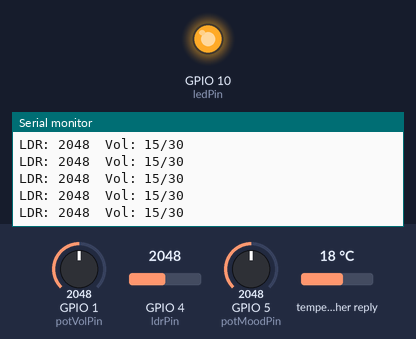
A sketch run on a simulated ESP32-S3. Shown: output pins drawn as LEDs (lit = HIGH), the last lines printed to the serial monitor. The test bench sets the inputs (shaded band); at power-on: GPIO 4 (ldrPin) = 2048, GPIO 1 (potVolPin) = 2048, GPIO 5 (potMoodPin) = 2048, temperature in the weather reply 18 °C. WiFi joins after 1.5 s; servers stay silent unless stated; the audio player accepts every command and is not drawn; web services answer with replies made up by the test bench.

Above: at 4.3 s.
4.4 s: GPIO 4 (ldrPin) set to 754
At 4.75 s:
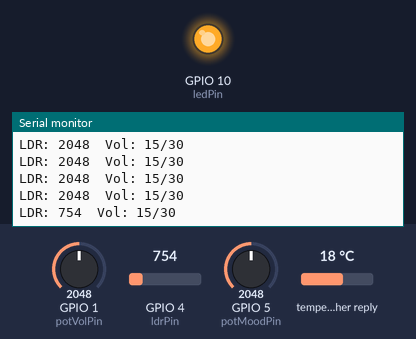
5.9 s: GPIO 4 (ldrPin) set to 671
At 6.23 s:
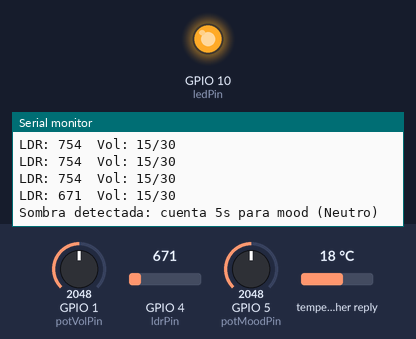
Timing chart, 0 to 8.9 s (numbered marks = the images above; inputs shaded):
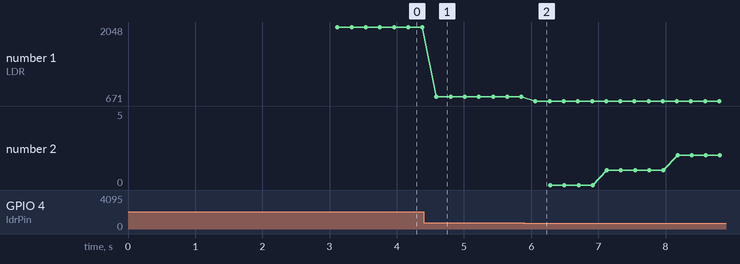

Measured:
- the behaviour switches between 700 and 699 on GPIO 4 (ldrPin) (found by bisection; images 1 and 2)
- after the input at 4.4 s, the serial monitor: prints a new line after 0.19 s (image 1)
- after the input at 5.9 s, the serial monitor: prints a new line after 0.16 s (image 2)
- plotted number 1: 2048 → 754 after the input at 4.4 s, 754 → 671 after the input at 5.9 s

The sketch:

nido_ultimo.ino
```cpp
#include <WiFi.h>
#include <HTTPClient.h>
#include <ArduinoJson.h>
#include <HardwareSerial.h>
#include <DFRobotDFPlayerMini.h>

// ——— Credenciales Wi-Fi y OpenWeather ———
const char* ssid     = "Red Alumnos Libre";
const char* password = "";
const char* apiKey   = "d762ca7bedb7ea912b92a928f0dc236e";

// ——— Pines ———
const int ledPin     = 10;    // LED siempre ENCENDIDO apuntando al LDR
const int ldrPin     = A3;    // LDR en divisor
const int potMoodPin = A4;    // potenciómetro lineal para mood/track
const int potVolPin  = A0;    // potenciómetro circular para volumen
const int threshold  = 700;   // umbral LDR

// ——— DFPlayer ———
HardwareSerial      dfSerial(1);  // RX=GPIO2, TX=GPIO1
DFRobotDFPlayerMini dfPlayer;
bool                dfReady = false;

// ——— Control reproducción ———
bool      waiting       = false;
unsigned long waitStart = 0;
bool      playing       = false;
unsigned long playStart = 0;
// 5 minutos en milisegundos
const unsigned long playDuration = 5UL * 60UL * 1000UL;

// ——— Ubicación/clima ———
float latitude = 0, longitude = 0;

int readMood() {
  int v = analogRead(potMoodPin);
  if (v < 1365)      return 1;
  else if (v < 2730) return 2;
  else               return 3;
}
const char* moodName(int m) {
  return m==1 ? "Triste" : (m==2 ? "Neutro" : "Feliz");
}

void setup() {
  Serial.begin(115200);
  delay(500);

  // LED siempre ON
  pinMode(ledPin, OUTPUT);
  digitalWrite(ledPin, HIGH);
  Serial.println("LED ON");

  // Pines analógicos
  pinMode(ldrPin, INPUT);
  pinMode(potMoodPin, INPUT);
  pinMode(potVolPin, INPUT);

  // 1) Conectar Wi-Fi
  Serial.print("Conectando a WiFi");
  WiFi.begin(ssid, password);
  while (WiFi.status() != WL_CONNECTED) {
    Serial.print('.');
    delay(500);
  }
  Serial.println("\nWiFi conectado: " + WiFi.localIP().toString());

  // 2) Detectar ubicación
  Serial.println("Detectando ubicación...");
  {
    HTTPClient http;
    http.begin("http://ip-api.com/json?fields=lat,lon");
    if (http.GET() == 200) {
      StaticJsonDocument<256> doc;
      deserializeJson(doc, http.getString());
      latitude  = doc["lat"];
      longitude = doc["lon"];
      Serial.printf("Ubic: %.4f, %.4f\n", latitude, longitude);
    } else {
      Serial.printf("Error ubicación: %d\n", http.GET());
    }
    http.end();
  }

  // 3) Obtener clima
  Serial.println("Obteniendo clima...");
  {
    HTTPClient http;
    String url = String("http://api.openweathermap.org/data/2.5/weather?lat=")
               + String(latitude,6)
               + "&lon=" + String(longitude,6)
               + "&units=metric&appid=" + apiKey;
    http.begin(url);
    if (http.GET() == 200) {
      StaticJsonDocument<512> doc;
      deserializeJson(doc, http.getString());
      String weather = doc["weather"][0]["main"].as<String>();
      float temp     = doc["main"]["temp"].as<float>();
      Serial.printf("Clima: %s, %.1f°C\n", weather.c_str(), temp);
    } else {
      Serial.printf("Error clima: %d\n", http.GET());
    }
    http.end();
  }

  // 4) Iniciar DFPlayer
  Serial.println("Iniciando DFPlayer...");
  dfSerial.begin(9600, SERIAL_8N1, 2, 1);
  delay(200);
  dfReady = dfPlayer.begin(dfSerial);
  if (dfReady) {
    Serial.println("DFPlayer listo");
    dfPlayer.outputDevice(DFPLAYER_DEVICE_SD);
    dfPlayer.volume(25);
  } else {
    Serial.println("Error DFPlayer");
  }
}

void loop() {
  unsigned long now = millis();

  // Leer LDR
  int ldrVal = analogRead(ldrPin);
  Serial.printf("LDR: %d  ", ldrVal);

  // Control de volumen
  if (dfReady) {
    int volRaw = analogRead(potVolPin);
    int vol    = map(volRaw, 0, 4095, 0, 30);
    dfPlayer.volume(vol);
    Serial.printf("Vol: %d/30\n", vol);
  } else {
    Serial.println();
  }

  if (playing) {
    // Si la luz vuelve, pause y reinicie ciclo
    if (ldrVal > threshold) {
      dfPlayer.pause();
      playing = false;
      waiting = false;
      Serial.println("Luz restaurada: pausa y reinicio");
    }
    // O si cumple 5 minutos, detenga
    else if (now - playStart >= playDuration) {
      dfPlayer.stop();
      playing = false;
      Serial.println("5 min cumplidos: deteniendo");
    }
  }
  else {
    // No está sonando: detectar sombra
    if (ldrVal < threshold) {
      if (!waiting) {
        waiting = true;
        waitStart = now;
        Serial.printf("Sombra detectada: cuenta 5s para mood (%s)\n",
                      moodName(readMood()));
      } else {
        Serial.printf("  (%lus)\n", (now - waitStart)/1000);
      }
      // Tras 5 s, reproducir según pot
      if (waiting && now - waitStart >= 5000) {
        int mood = readMood();
        int track = mood; // 1–3
        Serial.printf("Reproduciendo T%d (%s)\n", track, moodName(mood));
        dfPlayer.play(track);
        playing   = true;
        playStart = now;
        waiting   = false;
      }
    } else if (waiting) {
      // Luz vuelve antes de 5s: cancelar
      waiting = false;
      Serial.println("Luz suficiente: cuenta cancelada");
    } else {
      Serial.println();
    }
  }

  delay(200);
}
```
